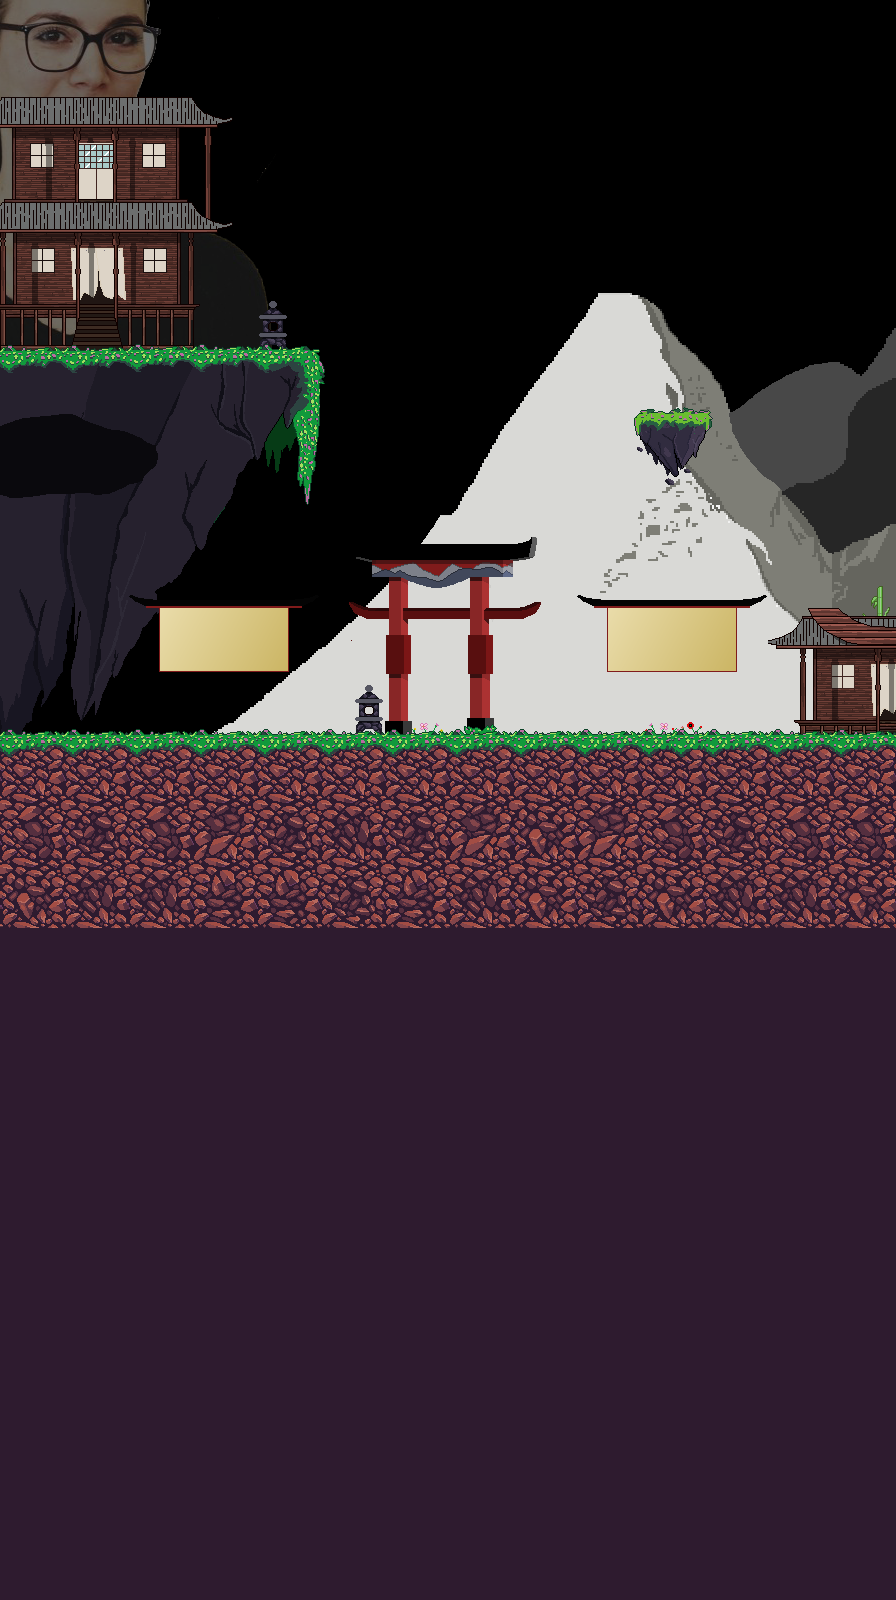

The image is a tile-based game level rendered from a .tmx file. Its description and source (layers, tilesets, objects; grid data summarised) follow:
An orthogonal 28x50 tile map with 32x32 px tiles, 9 tile layers (lave, derriere3, derriere2, derriere1, ...) and 3 objects.

<map version="1.4" tiledversion="1.4.3" orientation="orthogonal" renderorder="right-down" width="28" height="50" tilewidth="32" tileheight="32" infinite="0" nextlayerid="39" nextobjectid="162">
 <editorsettings>
  <export target="NiveauTuto4.json" format="json" />
 </editorsettings>
 <tileset firstgid="1" name="SpriteSheet" tilewidth="32" tileheight="32" tilecount="15625" columns="125">
  <image source="SpriteSheet.png" width="4000" height="4000" />
 </tileset>
 <objectgroup id="36" name="checkPoints" />
 <layer id="5" name="lave" width="28" height="50">
  <data>[1400 cells, 0 non-empty, 0 distinct tile ids]</data>
 </layer>
 <layer id="11" name="derriere3" width="28" height="50">
  <data>[1400 cells, 478 non-empty, 478 distinct tile ids]</data>
 </layer>
 <layer id="13" name="derriere2" width="28" height="50">
  <data>[1400 cells, 117 non-empty, 113 distinct tile ids]</data>
 </layer>
 <layer id="12" name="derriere1" width="28" height="50">
  <data>[1400 cells, 79 non-empty, 76 distinct tile ids]</data>
 </layer>
 <layer id="1" name="derriere" width="28" height="50">
  <data>[1400 cells, 49 non-empty, 48 distinct tile ids]</data>
 </layer>
 <layer id="4" name="solides" width="28" height="50">
  <data>[1400 cells, 774 non-empty, 20 distinct tile ids]</data>
 </layer>
 <layer id="3" name="devant" width="28" height="50">
  <data>[1400 cells, 199 non-empty, 59 distinct tile ids]</data>
 </layer>
 <layer id="2" name="devant2" width="28" height="50">
  <data>[1400 cells, 56 non-empty, 4 distinct tile ids]</data>
 </layer>
 <layer id="37" name="solideMonster" width="28" height="50">
  <data>[1400 cells, 0 non-empty, 0 distinct tile ids]</data>
 </layer>
 <objectgroup id="38" name="lights" />
 <objectgroup id="34" name="pierre" />
 <objectgroup id="27" name="Oni" />
 <objectgroup id="33" name="lightChek" />
 <objectgroup id="28" name="bonus" />
 <objectgroup id="29" name="stars">
  <object id="158" gid="1254" x="881" y="727.667" width="32" height="32" />
 </objectgroup>
 <objectgroup id="31" name="arrete" />
 <objectgroup id="30" name="cailloul">
  <object id="160" gid="1380" x="655.25" y="480.5" width="32" height="32" />
 </objectgroup>
 <objectgroup id="32" name="caillou">
  <object id="159" gid="1258" x="697" y="464.5" width="32" height="32" />
 </objectgroup>
</map>
